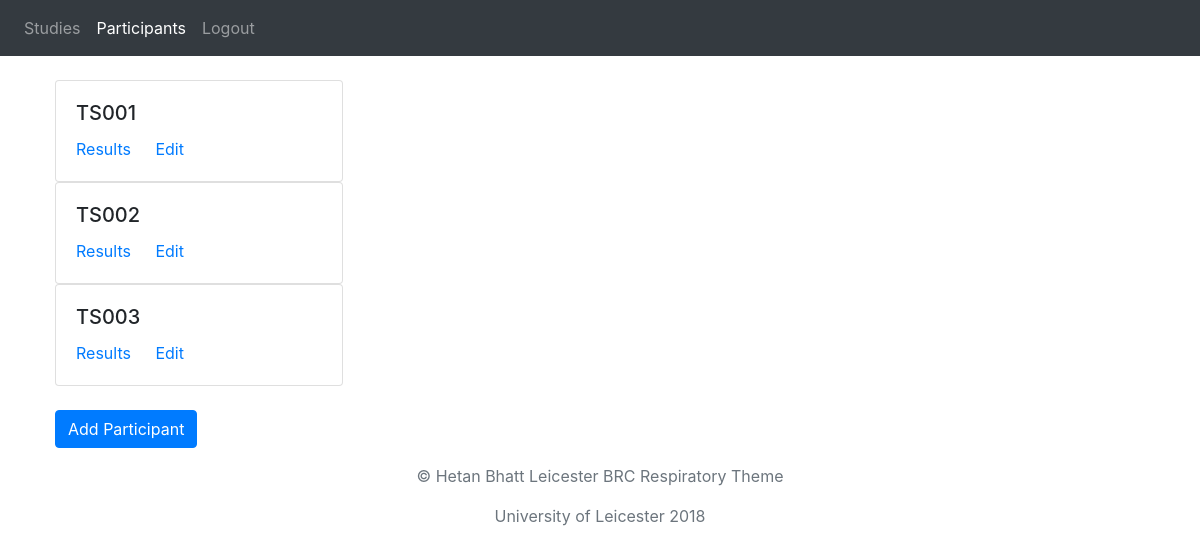
Page /studies/1/participants (signed in) on the earlier database version.
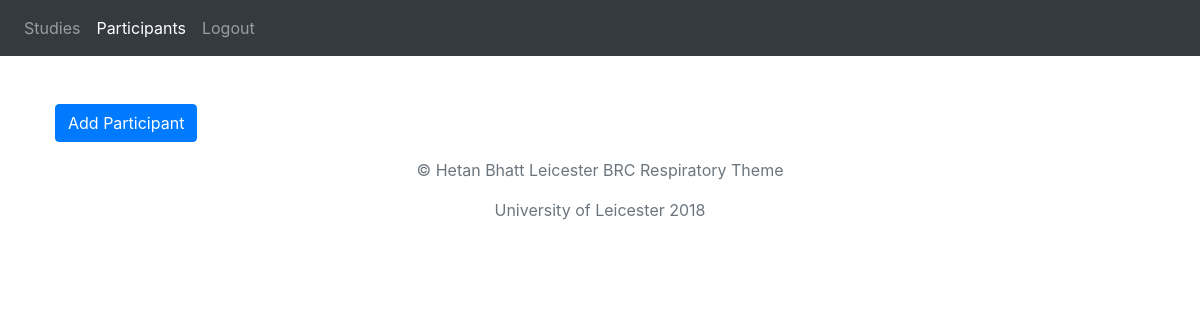
Same page on the later database version.
### databank/models.py (models this page shows, shortened)
class Participant(models.Model):
    study = models.ForeignKey(Study, on_delete=models.PROTECT)
    participant_identifier = models.CharField(max_length=10, blank=False)
    registration_date = models.DateField(default=datetime.date.today)

### databank/views.py (the view)
# urls.py: path('studies/<int:study_id>/participants', views.participant_list, name='participant_list'),
@login_required
def participant_list(request, study_id, template_name='databank/participants.html'):
    participants = Participant.objects.filter(study_id=study_id)
    return render(request, template_name, {'participant_list':participants, 'study_id':study_id})

### databank/templates/databank/participants.html (shortened to what this page needs)
{% extends "databank/basepage.html" %}
{% block content %}
<header>
  <nav class="navbar navbar-expand-lg navbar-dark bg-dark">
    <div class="collapse navbar-collapse" id="navbarNavAltMarkup">
      <div class="navbar-nav mr-auto">
        {% if user.is_authenticated %}
        <a class="nav-item nav-link" href="{% url 'study_list' %}">Studies</a>
        <a class="nav-item active nav-link" href="">Participants</a>
        <a class="nav-item nav-link" href="javascript:{document.getElementById('logout').submit()}" onclick="">Logout</a>
        {% endif %}
      </div>
    </div>
  </nav>
</header>
<br />
<div class="container-fluid">
  <ul style="list-style-type:none">
    {% for participant in participant_list %}
    <div class="card" style="width: 18rem;">
      <div class="card-body">
        <h5 class="card-title">{{ participant.participant_identifier }}</h5>
        <a href="{% url 'results' study_id participant.id %}" class="card-link">Results</a>
        <a href="{% url 'edit_participant' study_id participant.id %}" class="card-link">Edit</a>
      </div>
    </div>
    {% endfor %}
    <br />
    <a class="btn btn-primary" href="{% url 'add_participant' study_id %}" role="button">Add Participant</a>
  </ul>
</div>
{% endblock %}

Differences in the rows shown:
removed Participant: participant_identifier "TS001"
removed Participant: participant_identifier "TS002"
removed Participant: participant_identifier "TS003"
